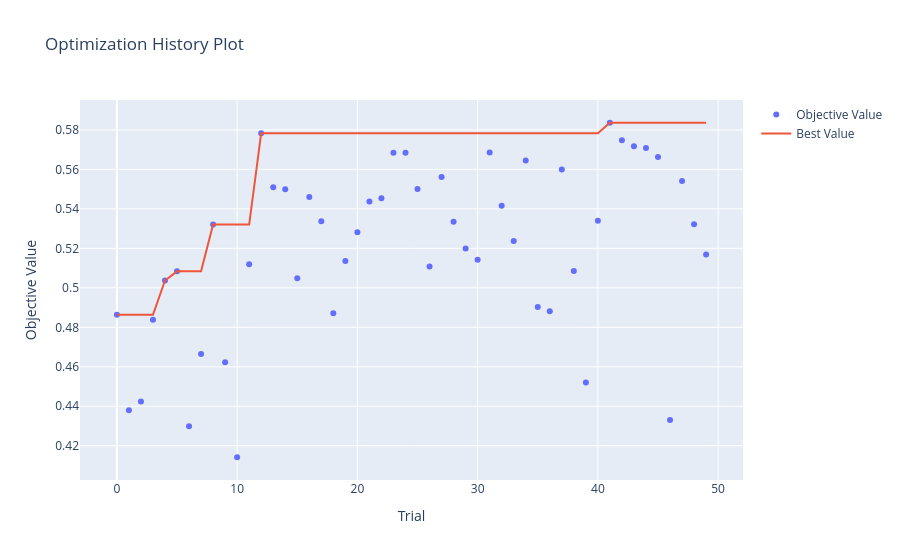
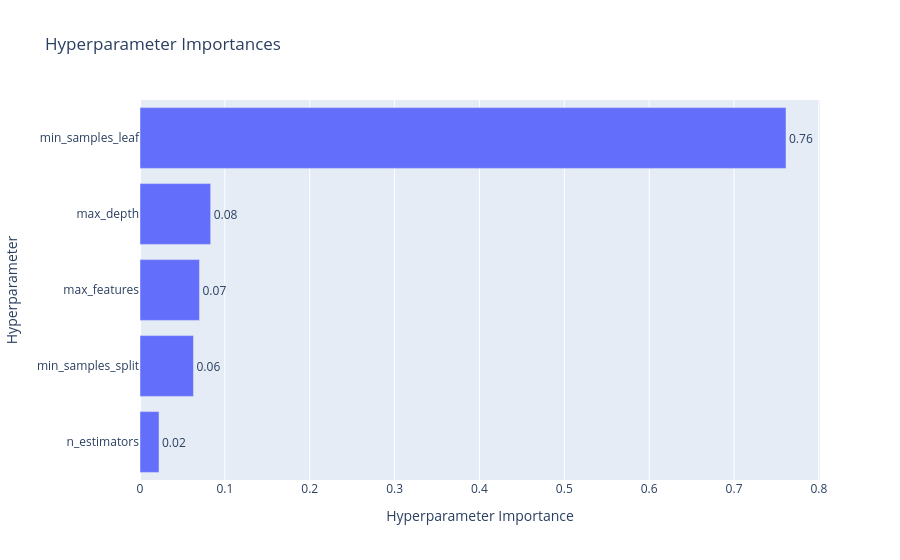
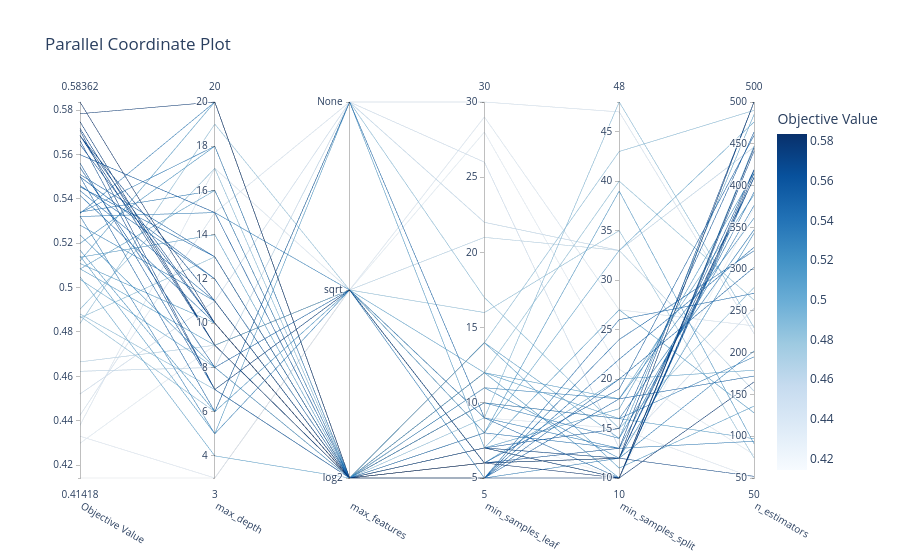

Notebook code for these charts, in order:
### Code cell
optuna.visualization.plot_optimization_history(study).show()
optuna.visualization.plot_param_importances(study).show()
optuna.visualization.plot_parallel_coordinate(study).show()

### Figure 1 — Plotly figure (JSON) as saved in the notebook; plotly's stock layout.template omitted (floating-point values rounded to 4 significant figures)
{"data": [{"mode": "markers", "name": "Objective Value", "type": "scatter", "x": [0, 1, 2, 3, 4, 5, 6, 7, 8, 9, 10, 11, 12, 13, 14, 15, 16, 17, 18, 19, 20, 21, 22, 23, 24, 25, 26, 27, 28, 29, 30, 31, 32, 33, 34, 35, 36, 37, 38, 39, 40, 41, 42, 43, 44, 45, 46, 47, 48, 49], "y": [0.4863, 0.438, 0.4425, 0.4838, 0.5037, 0.5083, 0.4298, 0.4665, 0.532, 0.4623, 0.4142, 0.512, 0.5783, 0.551, 0.5499, 0.5049, 0.546, 0.5337, 0.4871, 0.5136, 0.5281, 0.5437, 0.5454, 0.5684, 0.5684, 0.55, 0.5109, 0.5561, 0.5334, 0.5199, 0.5142, 0.5686, 0.5416, 0.5237, 0.5644, 0.4902, 0.4881, 0.5599, 0.5085, 0.452, 0.534, 0.5836, 0.5747, 0.5717, 0.5709, 0.5662, 0.433, 0.5541, 0.5322, 0.5169]}, {"mode": "lines", "name": "Best Value", "type": "scatter", "x": [0, 1, 2, 3, 4, 5, 6, 7, 8, 9, 10, 11, 12, 13, 14, 15, 16, 17, 18, 19, 20, 21, 22, 23, 24, 25, 26, 27, 28, 29, 30, 31, 32, 33, 34, 35, 36, 37, 38, 39, 40, 41, 42, 43, 44, 45, 46, 47, 48, 49], "y": [0.4863, 0.4863, 0.4863, 0.4863, 0.5037, 0.5083, 0.5083, 0.5083, 0.532, 0.532, 0.532, 0.532, 0.5783, 0.5783, 0.5783, 0.5783, 0.5783, 0.5783, 0.5783, 0.5783, 0.5783, 0.5783, 0.5783, 0.5783, 0.5783, 0.5783, 0.5783, 0.5783, 0.5783, 0.5783, 0.5783, 0.5783, 0.5783, 0.5783, 0.5783, 0.5783, 0.5783, 0.5783, 0.5783, 0.5783, 0.5783, 0.5836, 0.5836, 0.5836, 0.5836, 0.5836, 0.5836, 0.5836, 0.5836, 0.5836]}, {"marker": {"color": "#cccccc"}, "mode": "markers", "name": "Infeasible Trial", "showlegend": false, "type": "scatter", "x": [], "y": []}], "layout": {"title": {"text": "Optimization History Plot"}, "xaxis": {"title": {"text": "Trial"}}, "yaxis": {"title": {"text": "Objective Value"}}}}

### Figure 2 — Plotly figure (JSON) as saved in the notebook; plotly's stock layout.template omitted (floating-point values rounded to 4 significant figures)
{"data": [{"cliponaxis": false, "hovertemplate": ["n_estimators (IntDistribution): 0.022401237008588835<extra></extra>", "min_samples_split (IntDistribution): 0.06300280838999173<extra></extra>", "max_features (CategoricalDistribution): 0.07010435418055969<extra></extra>", "max_depth (IntDistribution): 0.0832641124090735<extra></extra>", "min_samples_leaf (IntDistribution): 0.7612274880117864<extra></extra>"], "name": "Objective Value", "orientation": "h", "text": ["0.02", "0.06", "0.07", "0.08", "0.76"], "textposition": "outside", "type": "bar", "x": [0.0224, 0.063, 0.0701, 0.08326, 0.7612], "y": ["n_estimators", "min_samples_split", "max_features", "max_depth", "min_samples_leaf"]}], "layout": {"title": {"text": "Hyperparameter Importances"}, "xaxis": {"title": {"text": "Hyperparameter Importance"}}, "yaxis": {"title": {"text": "Hyperparameter"}}}}

### Figure 3 — Plotly figure (JSON) as saved in the notebook; plotly's stock layout.template omitted (floating-point values rounded to 4 significant figures)
{"data": [{"dimensions": [{"label": "Objective Value", "range": [0.4142, 0.5836], "values": [0.4863, 0.438, 0.4425, 0.4838, 0.5037, 0.5083, 0.4298, 0.4665, 0.532, 0.4623, 0.4142, 0.512, 0.5783, 0.551, 0.5499, 0.5049, 0.546, 0.5337, 0.4871, 0.5136, 0.5281, 0.5437, 0.5454, 0.5684, 0.5684, 0.55, 0.5109, 0.5561, 0.5334, 0.5199, 0.5142, 0.5686, 0.5416, 0.5237, 0.5644, 0.4902, 0.4881, 0.5599, 0.5085, 0.452, 0.534, 0.5836, 0.5747, 0.5717, 0.5709, 0.5662, 0.433, 0.5541, 0.5322, 0.5169]}, {"label": "max_depth", "range": [3, 20], "values": [13, 17, 15, 19, 8, 16, 9, 9, 15, 8, 3, 20, 20, 13, 12, 4, 12, 18, 6, 14, 11, 11, 13, 11, 10, 6, 10, 7, 20, 18, 5, 9, 10, 8, 10, 17, 7, 15, 9, 11, 16, 10, 9, 9, 7, 7, 3, 8, 5, 6]}, {"label": "max_features", "range": [0, 2], "ticktext": ["log2", "sqrt", "None"], "tickvals": [0, 1, 2], "values": [0, 1, 2, 1, 0, 0, 1, 1, 1, 2, 1, 0, 0, 0, 0, 0, 0, 0, 2, 0, 0, 0, 0, 0, 0, 2, 0, 0, 0, 0, 2, 0, 0, 0, 0, 0, 0, 0, 1, 2, 0, 0, 0, 0, 1, 1, 1, 1, 1, 1]}, {"label": "min_samples_leaf", "range": [5, 30], "values": [12, 29, 30, 16, 8, 12, 28, 21, 9, 22, 8, 14, 5, 5, 5, 6, 5, 10, 17, 7, 11, 5, 5, 7, 7, 9, 14, 7, 10, 12, 7, 7, 8, 11, 7, 9, 14, 7, 12, 26, 10, 6, 6, 6, 6, 6, 9, 6, 5, 8]}, {"label": "min_samples_split", "range": [10, 48], "values": [40, 27, 47, 35, 33, 16, 21, 33, 13, 33, 10, 11, 10, 18, 20, 20, 24, 16, 15, 27, 18, 22, 26, 10, 10, 10, 14, 12, 14, 10, 17, 12, 13, 12, 10, 48, 43, 15, 18, 13, 16, 10, 12, 12, 12, 13, 15, 19, 12, 39]}, {"label": "n_estimators", "range": [50, 500], "values": [263, 232, 223, 74, 476, 97, 78, 154, 94, 446, 373, 136, 165, 172, 302, 179, 322, 195, 278, 128, 361, 326, 271, 418, 414, 410, 485, 419, 376, 447, 415, 409, 392, 343, 441, 230, 490, 464, 389, 253, 347, 445, 500, 52, 500, 500, 50, 460, 202, 91]}], "labelangle": 30, "labelside": "bottom", "line": {"color": [0.4863, 0.438, 0.4425, 0.4838, 0.5037, 0.5083, 0.4298, 0.4665, 0.532, 0.4623, 0.4142, 0.512, 0.5783, 0.551, 0.5499, 0.5049, 0.546, 0.5337, 0.4871, 0.5136, 0.5281, 0.5437, 0.5454, 0.5684, 0.5684, 0.55, 0.5109, 0.5561, 0.5334, 0.5199, 0.5142, 0.5686, 0.5416, 0.5237, 0.5644, 0.4902, 0.4881, 0.5599, 0.5085, 0.452, 0.534, 0.5836, 0.5747, 0.5717, 0.5709, 0.5662, 0.433, 0.5541, 0.5322, 0.5169], "colorbar": {"title": {"text": "Objective Value"}}, "colorscale": [[0, "rgb(247,251,255)"], [0.125, "rgb(222,235,247)"], [0.25, "rgb(198,219,239)"], [0.375, "rgb(158,202,225)"], [0.5, "rgb(107,174,214)"], [0.625, "rgb(66,146,198)"], [0.75, "rgb(33,113,181)"], [0.875, "rgb(8,81,156)"], [1, "rgb(8,48,107)"]], "reversescale": false, "showscale": true}, "type": "parcoords"}], "layout": {"title": {"text": "Parallel Coordinate Plot"}}}
